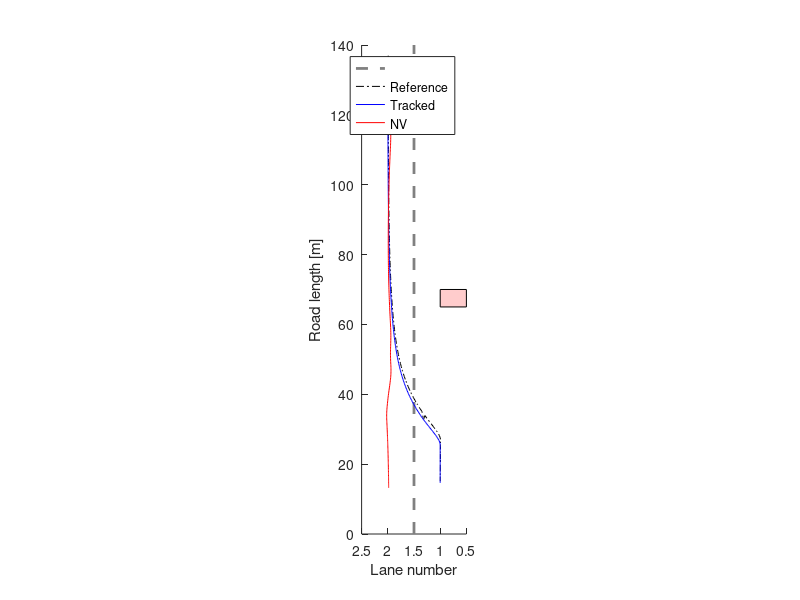
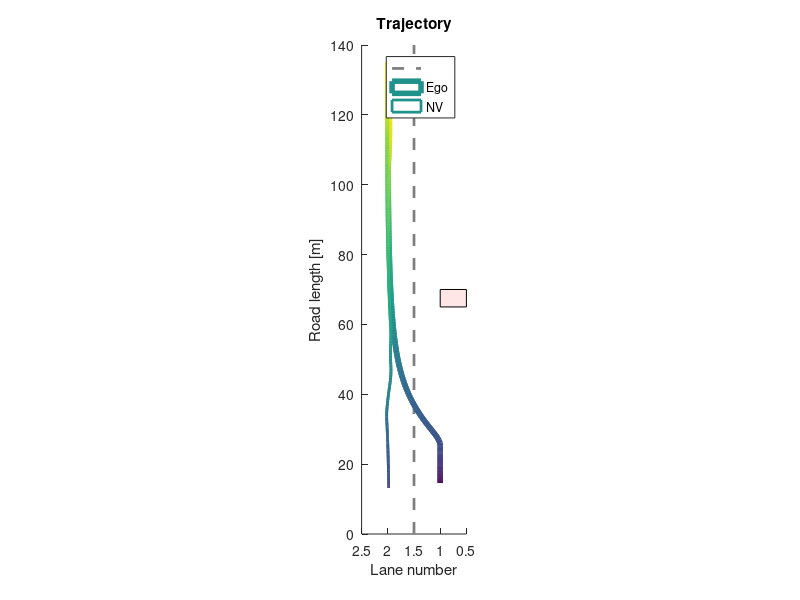

Write the MATLAB code that produced these figures, in order. (Note: this script raises an error after producing the figures.)
% Viranjan Bhattacharyya
% EMC2 Lab Clemson University

clear, clc, close all

log_data = load("log1.txt");
%%
% start = 108;
% fin = 491;
% start = 95;
% fin = 742;
% start = 210;
% fin = 909;
start = 5;
fin = 460;
X = log_data(start:fin, 1:5);
X_ref = log_data(start:fin, 7:11);
Ua = log_data(start:fin, 12);
Ul = log_data(start:fin, 13);
X_nv = log_data(start:fin, 15:18);
X_obs = log_data(start:fin, 20);
alpha_v = log_data(start:fin, 22);
alpha_a = log_data(start:fin, 23);
roadlength = 140;
%%
figure(1)
set (gca,'DataAspectRatio',[1 15 1],'Xdir','reverse','Xlim',[0.5 2.5],'Ylim',[0 roadlength])
hold on 
plot([1.5 1.5],[0 roadlength],'--','LineWidth',2,'Color',[0.5 0.5 0.5]) % lane marking
plot(X_ref(:,4),X_ref(:,1),'-.k')
plot(X(:,4),X(:,1),'b')
plot(X_nv(:,4),X_nv(:,1),'r')
rectangle('Position',[0.5 (X_obs(1)-5) 0.5 5],'FaceColor',[1 0.8 0.8])
xlabel('Lane number')
ylabel('Road length [m]')
legend('','Reference','Tracked','NV')
%%
figure(2)
set (gca,'DataAspectRatio',[1 15 1],'Xdir','reverse','Xlim',[0.5 2.5],'Ylim',[0 roadlength])
hold on 
plot([1.5 1.5],[0 roadlength],'--','LineWidth',2,'Color',[0.5 0.5 0.5]) % lane marking
l = X(:,4)';
s = X(:,1)';
z = zeros(size(s));
col = 1:(fin - start + 1);
surface([l;l],[s;s],[z;z],[col;col],...
        'facecol','no',...
        'edgecol','interp',...
        'linew',4);
l_nv = X_nv(:,4)';
s_nv = X_nv(:,1)';
surface([l_nv;l_nv],[s_nv;s_nv],[z;z],[col;col],...
        'facecol','no',...
        'edgecol','interp',...
        'linew',2);
rectangle('Position',[0.5 (X_obs(1)-5) 0.5 5],'FaceColor',[1 0.9 0.9])
xlabel('Lane number')
ylabel('Road length [m]')
legend('', 'Ego', 'NV')
title('Trajectory')
%%
RMSE = rmse(X_ref, X);
%%
figure(3)
subplot(211)
plot(Ua,'g')
hold on
plot(X(:,3));
ylabel('m/s^2')
legend('Command acceleration','Ego acceleration')
subplot(212)
plot(Ul,'g')
hold on
plot(X(:,4))
ylabel('Lane')
legend('Command lane', 'Ego')
%%
figure(4)
plot(Ua, 'g')
hold on
plot(X(:,3))
plot(X_ref(:,3))
ylim([-2 2])
ylabel('m/s^2')
legend('Commanded acceleration','Ego acceleration','Reference acceleration')
%%
figure(5)
plot(X(:,2))
hold on
plot(X_nv(:,2))
ylabel('m/s')
legend('Ego', 'NV')
title('Speed')
%%
figure(6)
subplot(211)
plot(X_nv(:,2))
title('NV speed')
subplot(212)
plot(alpha_v/100)
hold on
plot(alpha_a/100)
legend('$\alpha_v$','$\alpha_a$','Interpreter','Latex')
title('Imputation')